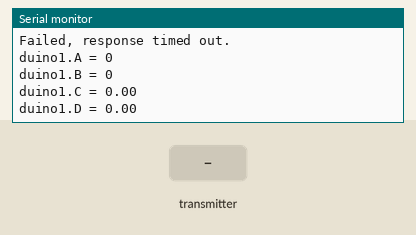
A sketch run on a simulated ESP8266 (NodeMCU). Shown: the last lines printed to the serial monitor. The test bench sets the inputs (shaded band). Random numbers use the default seed unless the sketch sets one; no radio packets arrive unless stated.

Above: at 1.2 s.
1.3 s: the transmitter starts sending C = 25
2.8 s: the transmitter starts sending D = 25
4.3 s: the transmitter starts sending A = -100
At 5.5 s:
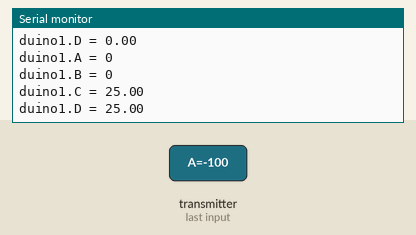
5.8 s: the transmitter starts sending B = -100
7.3 s: the transmitter starts sending C = 50
8.8 s: the transmitter starts sending D = 50
At 11.1 s:
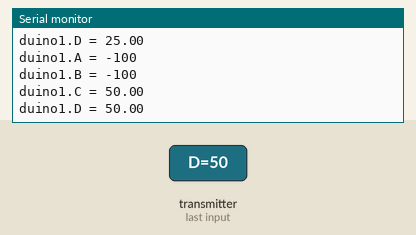
Timing chart, 0 to 11.3 s (numbered marks = the images above; inputs shaded):
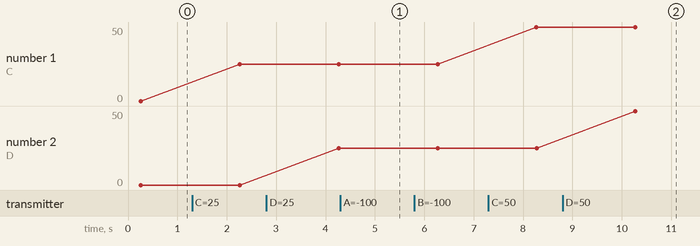

Measured:
- after the input at 8.8 s, the serial monitor: prints a new line after 1.5 s (image 2)
- plotted number 1: 0 → 25 after the input at 1.3 s, 25 → 50 after the input at 7.3 s

The sketch:

arduino1.ino
```cpp
#include <SPI.h>
#include "nRF24L01.h"
#include "RF24.h"

#define CE_PIN D0
#define CSN_PIN D1

RF24 radio(CE_PIN, CSN_PIN); // Create a Radio
const uint64_t pipes[2] = {
  0xF0F0F0F0E1LL, 0xF0F0F0F0D2LL };


typedef struct{
  float C;
  float D;
  int8_t A;
  int8_t B;
}
A_t;

typedef struct{
  float Y;
  float Z;
  int8_t W;
  int8_t X;
}
B_t;

A_t duino1;
B_t duino2;

void setup()
{
  Serial.begin(57600);
  radio.begin();
  radio.setChannel(80);
    radio.setDataRate( RF24_250KBPS );
    radio.setPALevel(RF24_PA_MIN);

  radio.openWritingPipe(pipes[0]);
  radio.openReadingPipe(1,pipes[1]);

  Serial.println(sizeof(A_t));
  Serial.println(sizeof(B_t));
}

void loop()
{
  Serial.println("");
  // we need data to sent...
  duino2.W = random(0,20);
  duino2.X = random(0,20);
  duino2.Y = random(0,20);
  duino2.Z = random(0,20);
  // end of analog reading

  // radio stuff
  radio.stopListening();
  bool ok = radio.write( &duino2, sizeof(duino2) );
  radio.startListening();

  unsigned long started_waiting_at = millis();
  bool timeout = false;
  while ( ! radio.available() && ! timeout ){
    if (millis() - started_waiting_at > 250 ){
      timeout = true;}
  }
  if ( timeout )
  {
    Serial.println("Failed, response timed out.");
  }
  else
  {
    radio.read( &duino1, sizeof(duino1) );
  }
  // end of radio stuff

  // serial print received data
  Serial.print("duino1.A = ");
  Serial.println(duino1.A);
  Serial.print("duino1.B = ");
  Serial.println(duino1.B);
  Serial.print("duino1.C = ");
  Serial.println(duino1.C);
  Serial.print("duino1.D = ");
  Serial.println(duino1.D);
  // end of serial printing

  delay(2000);
}
```
